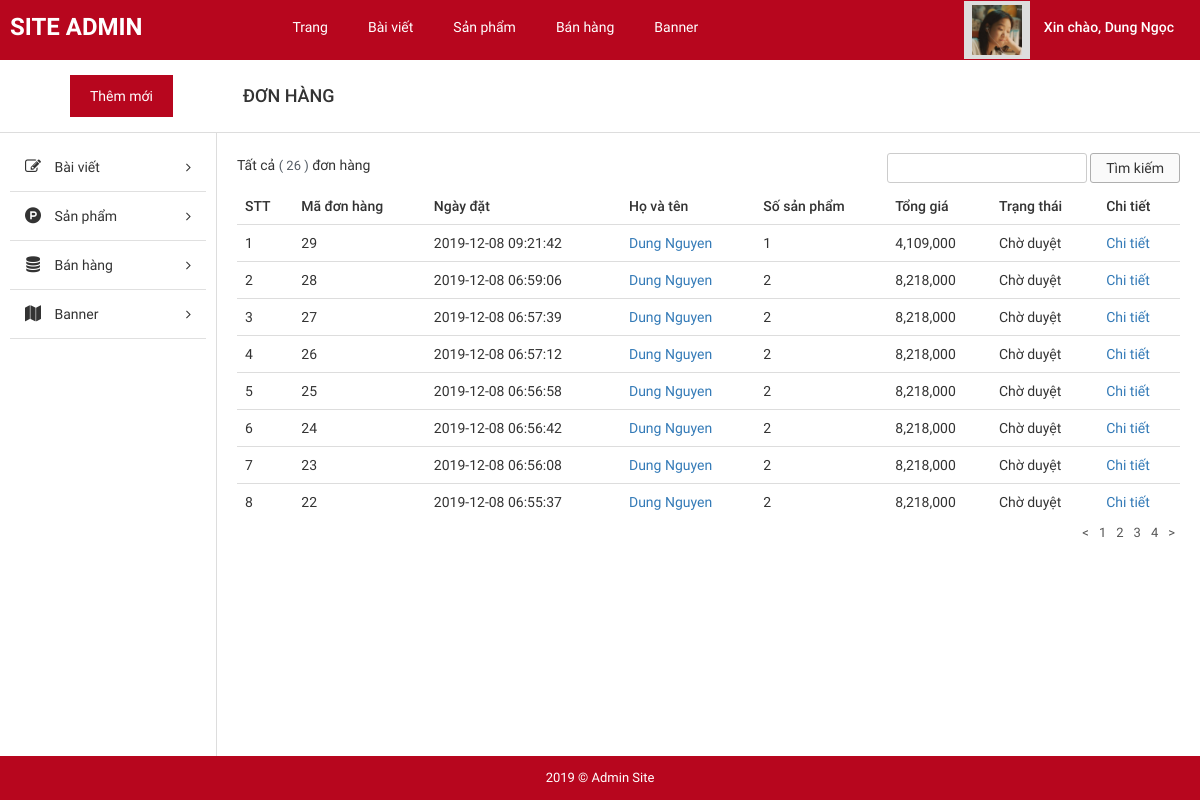
The page /admin/?page=list_order (signed in) on the database its author committed.
### tables this page shows
CREATE TABLE `tbl_user` (
  `id` int(11) NOT NULL,
  `username` varchar(30) NOT NULL,
  `name` char(50) DEFAULT NULL,
  `email` varchar(200) DEFAULT NULL,
  `phone` varchar(10) DEFAULT NULL,
  `address` varchar(200) DEFAULT NULL,
  `password` varchar(100) NOT NULL
);

CREATE TABLE `tbl_order` (
  `id` int(11) NOT NULL,
  `customerid` int(11) NOT NULL,
  `amount` int(15) NOT NULL,
  `status` varchar(30) NOT NULL,
  `date` timestamp NOT NULL DEFAULT CURRENT_TIMESTAMP
);

CREATE TABLE `tbl_customer` (
  `id` int(11) NOT NULL,
  `username` varchar(30) NOT NULL,
  `password` varchar(255) NOT NULL,
  `firstname` varchar(30) NOT NULL,
  `lastname` varchar(30) DEFAULT NULL,
  `email` varchar(40) DEFAULT NULL,
  `phone_number` varchar(15) DEFAULT NULL,
  `address` varchar(100) NOT NULL
);

### admin/pages/list_order.php (the view, shortened to what this page needs)
<div id="main-content-wp" class="list-product-page">
    <div class="section" id="title-page">
        <div class="clearfix">
            <a href="?page=add_product" title="" id="add-new" class="fl-left">Thêm mới</a>
            <h3 id="index" class="fl-left">Đơn hàng</h3>
        </div>
    </div>
    <div class="wrap clearfix">
        <?php require 'inc/sidebar.php'; ?>
        <div id="content" class="fl-right">
            <div class="section" id="detail-page">
                <div class="section-detail">
                    <div class="filter-wp clearfix">
                        <ul class="post-status fl-left">
                            <li class="all">Tất cả <span class="count">(
                                    <?php
                                    $result = mysqli_query($conn, "select * from tbl_order");
                                    echo mysqli_num_rows($result);
                                    ?>
                                    )</span> đơn hàng
                        </ul>
                        <form method="POST" action="" class="form-s fl-right">
                            <input type="text" name="s" id="s">
                            <input type="submit" name="sm_s" value="Tìm kiếm">
                        </form>
                    </div>
                    <?php
                    if (isset($_GET['trang'])) {
                        $get_trang = $_GET['trang'];
                    } else {
                        $get_trang = '';
                    }
                    if ($get_trang == '' || $get_trang == 1) {
                        $trang = 0;
                        $stt = 1;
                    } else {
                        $trang = ($get_trang * 8) - 8;
                        $stt = $get_trang;
                    }
                    ?>
                    <div class="table-responsive">
                        <table class="table list-table-wp">
                            <thead>
                                <tr>
                                    <td><span class="thead-text">STT</span></td>
                                    <td><span class="thead-text">Mã đơn hàng</span></td>
                                    <td><span class="thead-text">Ngày đặt</span></td>
                                    <td><span class="thead-text">Họ và tên</span></td>
                                    <td><span class="thead-text">Số sản phẩm</span></td>
                                    <td><span class="thead-text">Tổng giá</span></td>
                                    <td><span class="thead-text">Trạng thái</span></td>
                                    <td><span class="thead-text">Chi tiết</span></td>
                                </tr>
                            </thead>
                            <tbody>
                                <?php
                                include("../config/dbconfig.php");
                                if (isset($_POST['s'])) {
                                    if ($_POST['s'] != '') {
                                        $s = $_POST['s'];
                                        $sql = "select * from tbl_order where id LIKE '%$s%' or tenkhachhang LIKE '%$s%' order by id desc limit $trang,8";
                                    } else {
                                        $sql = "select * from tbl_order order by id desc limit $trang,8";
                                    }
                                } else {
                                    $sql = "select * from tbl_order order by id desc limit $trang,8";
                                }
                                $run = mysqli_query($conn, $sql);
                                $i = 0;
                                while ($row = mysqli_fetch_array($run)) {
                                    $i++;
                                    $query = "SELECT * FROM tbl_customer WHERE id = '$row[customerid]'";
                                    $run1 = mysqli_query($conn, $query);
                                    $customer = mysqli_fetch_array($run1);
                                    ?>
                                    <tr>
                                        <td><span class="tbody-text"><?php echo $i +(8* ($stt-1)); ?></span>
                                        <td><span class="tbody-text"><?php echo $row["id"]; ?></span>
                                        <td><span class="tbody-text"><?php echo $row["date"]; ?></span>
                                        <td>
                                            <div class="tb-title fl-left">
                                                <a href="?page=detail_order&id=<?php echo $row["id"]; ?>" title=""><?php echo $customer['firstname'] ." ". $customer['lastname']; ?></a>
                                            </div>
                                        </td>
                                        <td><span class="tbody-text"><?php
                                                                            $maOder = $row['id'];
                                                                            $sql2 = "select * from tbl_order_detail where orderid = " . $maOder;;
                                                                            $run2 = mysqli_query($conn, $sql2);
                                                                            $tongsl = 0;
                                                                            while ($row2 = mysqli_fetch_array($run2)) {
                                                                                    $tongsl += $row2['quantity'];
                                                                            }
                                                                            echo $tongsl;
                                                                            ?></span></td>
                                        <td><span class="tbody-text"><?php echo number_format($row["amount"]); ?></span></td>
                                        <td><span class="tbody-text"><?php echo $row['status']; ?></span></td>
                                        <td><a href="?page=detail_order&id=<?php echo $row['id']; ?>" title="" class="tbody-text">Chi tiết</a></td>
                                    </tr>
                                <?php } ?>
                            </tbody>
                        </table>
                    </div>
                </div>
            </div>
            <div class="section" id="paging-wp">
                <div class="section-detail clearfix">
                    <ul id="list-paging" class="fl-right">
                        <li>
                            <a href="" title="">
                                <</a> </li> <?php
                                            $sql_trang = "select * from tbl_order";
                                            $run_trang = mysqli_query($conn, $sql_trang);
                                            $sosanpham = mysqli_num_rows($run_trang);
                                            $sotrang = ceil($sosanpham / 8);
                                            for ($b = 1; $b <= $sotrang; $b++) {
                                                echo '<li><a href="?page=list_order&trang=' . $b . '" style="text-decoration:none">' . ' ' . $b . ' ' . '</a></li>';
                                            }
                                            ?> <li>
                                    <a href="" title="">></a>
                        </li>
                    </ul>
                </div>
            </div>
        </div>
    </div>
</div>

### admin/inc/header.php (shortened to what this page needs)
<!DOCTYPE html>
<html>
    <head>
        <link href="public/css/bootstrap/bootstrap.min.css" rel="stylesheet" type="text/css"/>
        <link href="public/css/bootstrap/bootstrap-theme.min.css" rel="stylesheet" type="text/css"/>
        <link href="public/reset.css" rel="stylesheet" type="text/css"/>
        <link href="public/css/font-awesome/css/font-awesome.min.css" rel="stylesheet" type="text/css"/>
        <link href="public/style.css" rel="stylesheet" type="text/css"/>
        <link href="public/responsive.css" rel="stylesheet" type="text/css"/>
    </head>
    <body>
        <div id="site">
            <div id="container">
                <div id="header-wp">
                    <div class="wp-inner clearfix">
                        <a href="?page=list_product" title="" id="logo" class="fl-left">SITE ADMIN</a>
                        <ul id="main-menu" class="fl-left">
                            <li>
                                <a href="?page=list_page" title="">Trang</a>
                            </li>
                            <li>
                                <a href="?page=list_post" title="">Bài viết</a>
                            </li>
                            <li>
                                <a href="?page=list_product" title="">Sản phẩm</a>
                            </li>
                            <li>
                                <a href="?page=list_order" title="">Bán hàng</a>
                            </li>
                            <li>
                                <a href="?page=list_banner" title="">Banner</a>
                            </li>
                        </ul>
                        <div id="dropdown-user" class="dropdown dropdown-extended fl-right">
                            <button class="dropdown-toggle clearfix" type="button"  data-toggle="dropdown" aria-haspopup="true" aria-expanded="true">
                                <div id="thumb-circle" class="fl-left">
                                    <img src="public/images/img-admin.jpg" style="height: 50px;width: 50px;">
                                </div>
                                <?php
                                    include("../config/dbconfig.php");
                                    $username = $_SESSION['username'];
                                    $sql = "SELECT * from tbl_user where username = '$username'";
                                    $run = mysqli_query($conn, $sql);
                                    $row = mysqli_fetch_array($run);
                                ;?>
                                <h3 id="account" class="fl-right">Xin chào, <?php echo $row["name"];?></h3>
                            </button>
                        </div>
                    </div>
                </div>

### admin/public/css/import/global.css (style rules this page uses)
body { font-family: "Roboto Regular"; font-size: 14px; line-height: 24px; color: #333; }
.fl-left { float: left; }
.fl-right { float: right; }
img { max-width: 100%; height: auto; display: block; }
ul li { list-style: none!important; }
a { text-decoration: none!important; }
.dropdown .dropdown-toggle { background: none; border: none; outline: none; }

### admin/public/css/import/list_post.css (style rules this page uses)
#header-wp { background: #b7061e; }
#main-menu { margin-left: 120px; }
#main-menu li { float: left; }
#main-menu li a { display: block; color: #fff; padding: 15px 20px; }
#logo { font-family: 'Roboto Bold'; font-weight: normal; color: #fff; font-size: 24px; padding: 15px 10px; }
#thumb-circle { display: block; padding: 4px 8px; background: #ddd; }
#account { font-family: 'Roboto Medium'; font-weight: normal; color: #fff; padding: 14px 20px 14px 14px; }
#content { width: 82%; border-left: 1px solid #ddd; padding: 20px; }
#title-page { border-bottom: 1px solid #ddd; }
#add-new { display: inline-block; color: #fff; background: #b7061e; padding: 9px 20px; margin: 15px 70px; }
#index { font-family: 'Roboto Medium'; font-weight: normal; text-transform: uppercase; font-size: 18px; padding: 24px 0px; }
.list-table-wp thead tr td { font-family: 'Roboto Medium'; font-weight: normal; }
.tb-title { width: 75%; display: -webkit-box; -webkit-line-clamp: 1; -moz-line-clamp: 1; -o-line-clamp: 1; -webkit-box-orient: vertical; -moz-box-orient: vertical; -o-box-orient: vertical; max-height: 100%; overflow: hidden; }
#list-paging li { float: left; }
#list-paging li a { display: inline-block; color: #555; font-size: 13px; padding: 0px 5px; }
#main-menu > li { position: relative; }
.filter-wp { margin-bottom: 5px; }
.post-status li { float: left; font-size: 14px; margin-right: 5px; }
.post-status li .count { color: #555d66; font-size: 13px; display: inline-block; }
.form-s input[type="text"], .form-actions select { border-radius: 3px; border: 1px solid #ccc; padding: 2px 10px; }
.form-s input[type="submit"], .form-actions input[type="submit"] { border-radius: 3px; border: 1px solid #afafaf; padding: 2px 15px; background: #fafafa; }

### admin/public/css/import/detail_order.css (style rules this page uses)
.table { margin-bottom: 0!important; }

### rows shown on the page
tbl_user: name "Dung Ngọc"
tbl_order: stt "1", id "29", date "2019-12-08 09:21:42", customerid.firstname "Dung", customerid.lastname "Nguyen", tongsl "1", amount "4,109,000", status "Chờ duyệt"
tbl_order: stt "2", id "28", date "2019-12-08 06:59:06", customerid.firstname "Dung", customerid.lastname "Nguyen", tongsl "2", amount "8,218,000", status "Chờ duyệt"
tbl_order: stt "3", id "27", date "2019-12-08 06:57:39", customerid.firstname "Dung", customerid.lastname "Nguyen", tongsl "2", amount "8,218,000", status "Chờ duyệt"
tbl_order: stt "4", id "26", date "2019-12-08 06:57:12", customerid.firstname "Dung", customerid.lastname "Nguyen", tongsl "2", amount "8,218,000", status "Chờ duyệt"
tbl_order: stt "5", id "25", date "2019-12-08 06:56:58", customerid.firstname "Dung", customerid.lastname "Nguyen", tongsl "2", amount "8,218,000", status "Chờ duyệt"
tbl_order: stt "6", id "24", date "2019-12-08 06:56:42", customerid.firstname "Dung", customerid.lastname "Nguyen", tongsl "2", amount "8,218,000", status "Chờ duyệt"
tbl_order: stt "7", id "23", date "2019-12-08 06:56:08", customerid.firstname "Dung", customerid.lastname "Nguyen", tongsl "2", amount "8,218,000", status "Chờ duyệt"
tbl_order: stt "8", id "22", date "2019-12-08 06:55:37", customerid.firstname "Dung", customerid.lastname "Nguyen", tongsl "2", amount "8,218,000", status "Chờ duyệt"

### other values the page prints
mysqli_num_rows($result) "26"
